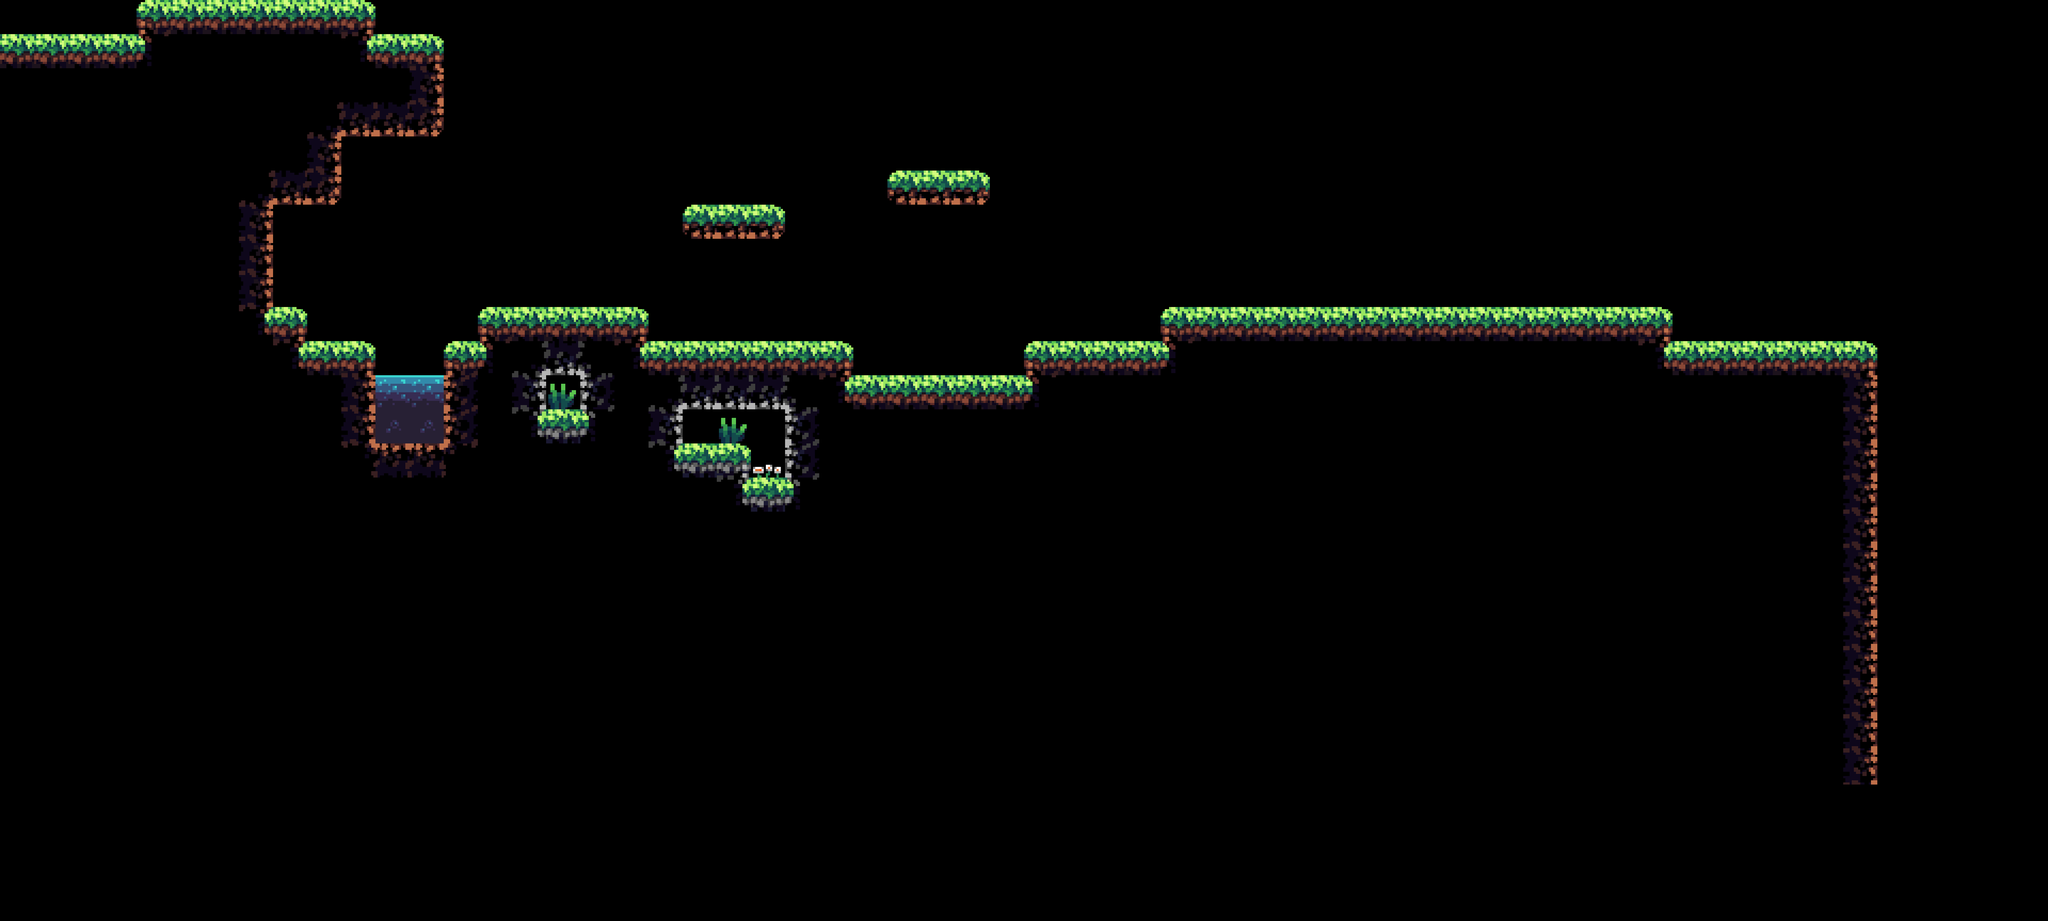

Rendered tile map (Tiled .tmx) drawn with the repository's tilesets; below, a short description and the map source with its tile grids summarised:
An orthogonal 60x27 tile map with 128x128 px tiles, 3 tile layers (Background, Terrain, Platforms), 6 tilesets and 24 objects (2x spider, spikes, player).

<map version="1.10" tiledversion="1.11.2" orientation="orthogonal" renderorder="right-down" width="60" height="27" tilewidth="128" tileheight="128" infinite="0" nextlayerid="11" nextobjectid="46">
 <tileset firstgid="1" source="../tilesets/night_forest.tsx" />
 <tileset firstgid="199" source="../tilesets/forest_bright.tsx" />
 <tileset firstgid="539" source="../../graphics/trees/trees.tsx" />
 <tileset firstgid="541" source="../../graphics/traps/spikes/spikes.tsx" />
 <tileset firstgid="551" source="../../graphics/player/player.tsx" />
 <tileset firstgid="552" source="../../graphics/enemies/spider/spider.tsx" />
 <layer id="6" name="Background" width="60" height="27">
  <data>[1620 cells, 0 non-empty, 0 distinct tile ids]</data>
 </layer>
 <layer id="1" name="Terrain" width="60" height="27">
  <data>[1620 cells, 825 non-empty, 25 distinct tile ids]</data>
 </layer>
 <objectgroup id="9" name="Trees">
  <object id="19" gid="333" x="2745.09" y="648.848" width="128" height="128" />
  <object id="20" gid="333" x="2829.94" y="482.182" width="128" height="128" />
  <object id="21" gid="333" x="2875.39" y="403.394" width="128" height="128" />
  <object id="22" gid="333" x="2990.55" y="339.758" width="128" height="128" />
  <object id="23" gid="333" x="3099.64" y="339.758" width="128" height="128" />
  <object id="24" gid="333" x="3014.79" y="582.182" width="128" height="128" />
  <object id="25" gid="333" x="2617.82" y="221.576" width="128" height="128" />
  <object id="26" gid="333" x="2816" y="512" width="128" height="128" />
  <object id="27" gid="333" x="2723.88" y="276.121" width="128" height="128" />
  <object id="28" gid="333" x="2072.36" y="94.303" width="128" height="128" />
  <object id="29" gid="333" x="2023.88" y="139.758" width="128" height="128" />
  <object id="30" gid="333" x="2066.3" y="136.727" width="128" height="128" />
  <object id="31" gid="333" x="2051.15" y="130.667" width="128" height="128" />
  <object id="32" gid="333" x="2032" y="792" width="128" height="128" />
  <object id="33" gid="333" x="2156" y="56" width="128" height="128" />
  <object id="34" gid="333" x="3068" y="308" width="128" height="128" />
  <object id="37" gid="539" x="768" y="0" width="640" height="896" />
  <object id="38" gid="540" x="2560" y="1280" width="640" height="896" />
  <object id="39" gid="539" x="3328" y="1408" width="640" height="896" />
  <object id="40" gid="540" x="4480" y="1152" width="640" height="896" />
 </objectgroup>
 <layer id="2" name="Platforms" width="60" height="27">
  <data>[1620 cells, 6 non-empty, 3 distinct tile ids]</data>
 </layer>
 <objectgroup id="8" name="Traps">
  <object id="41" name="spikes" gid="541" x="2176" y="1280" width="256" height="256" />
  <object id="42" name="player" gid="551" x="1920" y="1024" width="384" height="384" />
 </objectgroup>
 <objectgroup id="3" name="Objects" />
 <objectgroup id="10" name="Enemies">
  <object id="44" name="spider" gid="552" x="4992" y="1152" width="256" height="256" />
  <object id="45" name="spider" gid="552" x="3968" y="1280" width="256" height="256" />
 </objectgroup>
</map>
